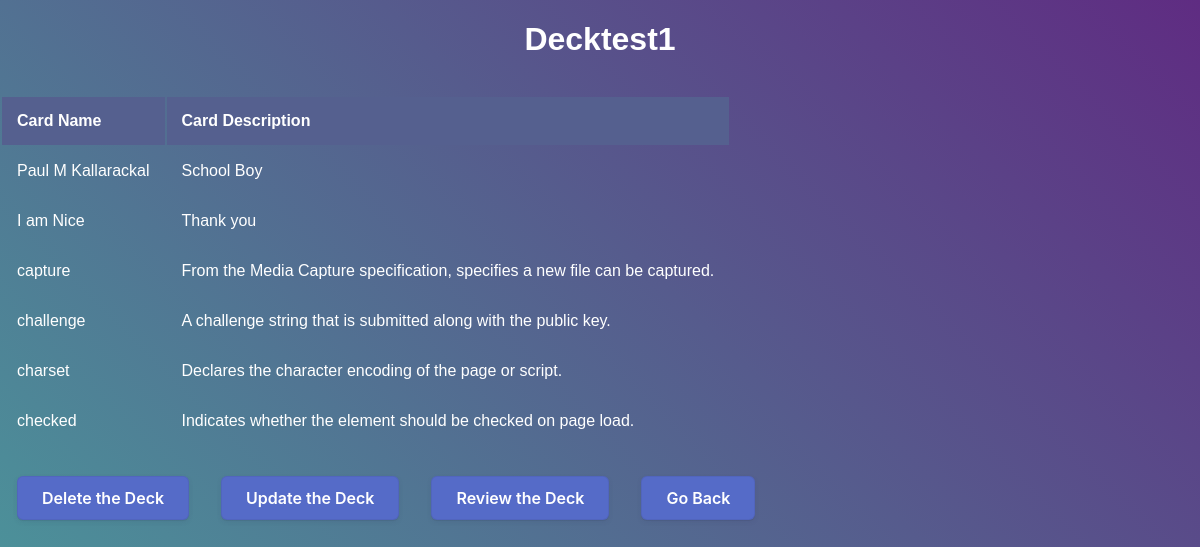
/admin/viewdeck/Decktest1, run on the app's committed database.
### Final Project Mad/code/main.py (models this page shows)
class Decks(db.Model):
    __tablename__='Decks'
    deck_id=db.Column(db.Integer,autoincrement=True,primary_key=True)
    username=db.Column(db.String,db.ForeignKey('User.username'),nullable=False)
    deck_name=db.Column(db.String,nullable=False)
    cardlist=db.Column(db.String,nullable=False)
    time=db.Column(db.String)
    scorelist=db.Column(db.String)

class Cards(db.Model):
    __tablename__='Cards'
    c_no=db.Column(db.Integer,primary_key=True,autoincrement=True)
    c_name=db.Column(db.String,nullable=False)
    c_description=db.Column(db.String,unique=True,nullable=False)
    username=db.Column(db.String,db.ForeignKey('User.username'),nullable=False)

### Final Project Mad/code/main.py (the view)
@app.route('/<string:username>/viewdeck/<string:deck_name>',methods=['GET','POST'])
def viewdeck(username,deck_name):
    if request.method=='GET':
        user=db.session.query(User).filter(User.username==username).first()
        deck=db.session.query(Decks).filter(Decks.deck_name==deck_name).first()
        print (deck.cardlist)
        if deck.cardlist !="":
            cards=deck.cardlist.split(',')
            cards=convert_floatlist(cards)
            finalcards=[]
            for i in range(len(cards)):
                card=db.session.query(Cards).filter(Cards.c_no==cards[i]).first()
                finalcards.append(card)
            return render_template('viewdeck.html',deck=deck,cards=finalcards,user=user)
        else:
            return render_template('no_cards_yet.html',user=user)

### Final Project Mad/code/main.py (called while the page is built)
def convert_floatlist(x):
    x1=[]
    for i in x:
        b=float(i)
        x1.append(b)
    return(x1)

### Final Project Mad/code/templates/viewdeck.html (shortened to what this page needs)
{% extends "base.html" %}
{% block stylesheet %}
<link rel='stylesheet' href='/static/dashboard.css'>
{% endblock%}
{% block body %}
<h1> {{deck['deck_name']}}</h1>
        <table>
            <tr>
                <th>
                    Card Name
                </th>
                <th>
                    Card Description
                </th>
            </tr>
        {% for i in cards %}
            <tr>
                <td>{{i['c_name']}}</td>
                <td>{{i['c_description']}}</td>
            </tr>
        {% endfor %}
        </table>
        <table>        <tr><td> <a href="/{{user['username']}}/deletedeck/{{deck['deck_name']}}"><button>Delete the Deck</button> </a> </td>
            <td><a href="/{{user['username']}}/updatedeck/{{deck['deck_name']}}"><button>Update the Deck</button></a> </td>
        <td><a href="/{{user['username']}}/viewdeck/{{deck['deck_name']}}/review"><button>Review the Deck</button></a></td>
        <td><a href="/{{user['username']}}/dashboard"><button>Go Back</button></a></td>
        </tr>
    </table>
    </div>
{% endblock%}

### Final Project Mad/code/static/dashboard.css (style rules this page uses)
html, body { height: 100%; }
body { margin: 0; font-family: sans-serif; font-weight: 100; background: linear-gradient(45deg, #49a09d, #5f2c82); background-attachment: fixed; }
th, td { padding: 15px; color:white; }
th { text-align: left; background-color: #55608f; }
button { appearance: button; backface-visibility: hidden; background-color:#556BC8; border-radius: 6px; border-width: 0; box-shadow: rgba(50, 50, 93, .1) 0 0 0 1px inset,rgba(50, 50, 93, .1) 0 2px 5px 0,rgba(0, 0, 0, .07) 0 1px 1px 0; box-sizing: border-box; color:white; cursor: pointer; font-family: -apple-system,system-ui,"Segoe UI",Roboto,"Helvetica Neue",Ubuntu,sans-serif; font-size: 100%; height: 44px; line-height: 1.15; margin: 12px 0 0; outline: none; overflow: hidden; padding: 0 25px; position: relative; text-align: center; text-transform: none; transform: translateZ(0); transition: all .2s,box-shadow .08s ease-in; user-select: none; -webkit-user-select: none; touch-action: manipulation; width: 100%; font-weight: 600; }
h1 { padding-bottom: 15px; text-align: center; color:white }
::placeholder { color: #e5e5e5; }
table { table-layout: fixed; overflow:auto; }

### data on the page
Decks: deck_name "Decktest1"
Cards: c_name "Paul M Kallarackal", c_description "School Boy"
Cards: c_name "I am Nice", c_description "Thank you"
Cards: c_name "capture", c_description "From the Media Capture specification, specifies a new file can be captured."
Cards: c_name "challenge", c_description "A challenge string that is submitted along with the public key."
Cards: c_name "charset", c_description "Declares the character encoding of the page or script."
Cards: c_name "checked", c_description "Indicates whether the element should be checked on page load."
